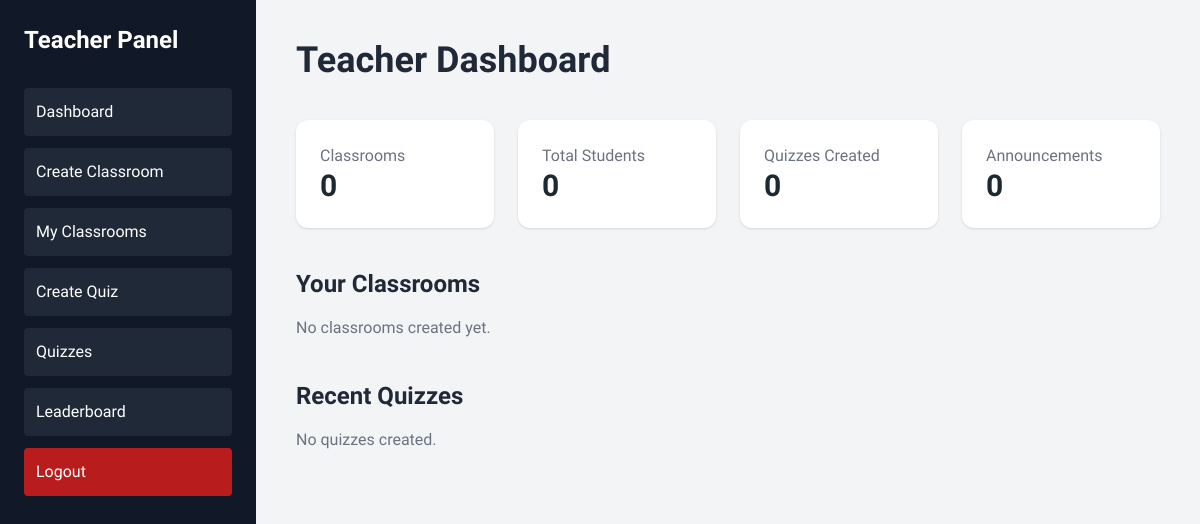
The app's page /accounts/dashboard/ (signed in), older data.
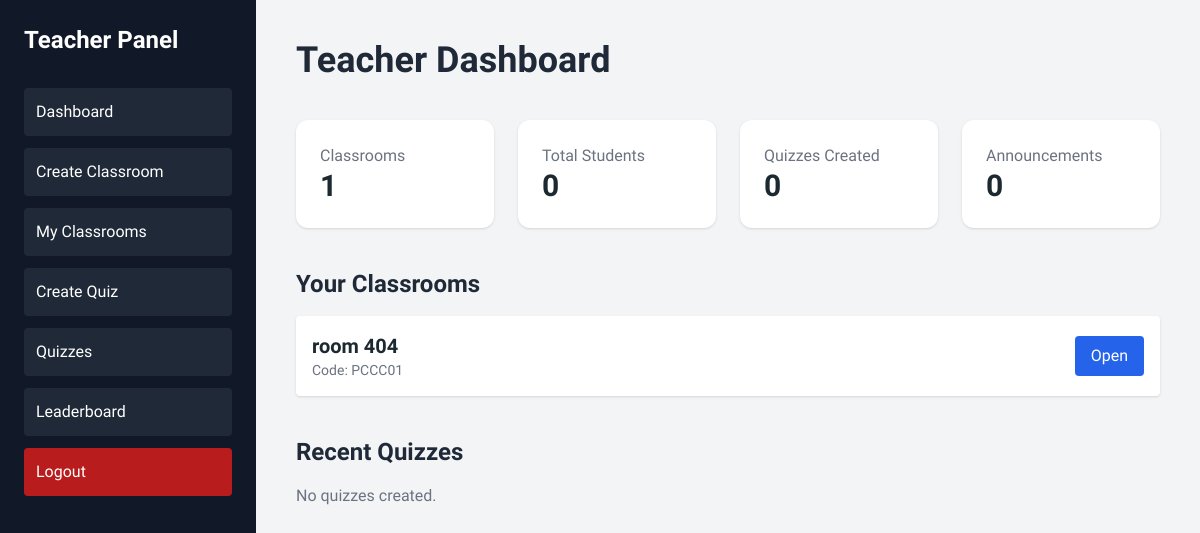
The same page, newer data.
### apps/classroom/models.py (models this page shows, shortened)
class Classroom(models.Model):
    STATUS_CHOICES = (
        ('active', 'Active'),
        ('archived', 'Archived'),
        ('inactive', 'Inactive'),
    )
    teacher = models.ForeignKey(
        User, on_delete=models.CASCADE, related_name='classrooms_taught'
    )
    name = models.CharField(max_length=255)
    description = models.TextField(blank=True, null=True)
    code = models.CharField(max_length=10, unique=True)
    subject = models.CharField(max_length=100)
    grade_level = models.CharField(max_length=50, blank=True, null=True)
    room_number = models.CharField(max_length=50, blank=True, null=True)
    schedule = models.TextField(blank=True, null=True)
    status = models.CharField(max_length=20, choices=STATUS_CHOICES, default='active')
    max_students = models.IntegerField(default=50)
    banner_image = models.ImageField(upload_to='classrooms/', blank=True, null=True)
    created_at = models.DateTimeField(auto_now_add=True)
    updated_at = models.DateTimeField(auto_now=True)
    class Meta:
        ordering = ['-created_at']
        indexes = [
            models.Index(fields=['teacher', '-created_at']),
            models.Index(fields=['code']),
        ]

### apps/accounts/views.py (the view, shortened to what this page needs)
# urls.py: path('dashboard/', views.dashboard, name='dashboard'),
@login_required
def dashboard(request):
    user = request.user
    profile = user.profile
    stats = user.gamification_stats
    activities = user.activities.all()[:10]
    if profile.role == "teacher":
        classrooms = user.classrooms_taught.all()
        total_students = sum(c.members.count() for c in classrooms)
        from apps.quizes.models import Quiz
        quizzes = Quiz.objects.filter(teacher=user)
        from apps.classroom.models import AnnouncementBoard
        announcements = sum(c.announcements.count() for c in classrooms)
        return render(request, "teacher/dashboard.html", {
            "profile": profile,
            "stats": stats,
            "activities": activities,
            "classrooms": classrooms,
            "total_students": total_students,
            "quizzes": quizzes,
            "announcements": announcements,
        })

### apps/classroom/templates/teacher/dashboard.html (shortened to what this page needs)
{% extends "base.html" %}
{% block content %}
<div class="flex min-h-screen bg-gray-100">
    <aside class="w-64 bg-gray-900 text-white p-6">
        <h2 class="text-2xl font-bold mb-8">Teacher Panel</h2>
        <nav class="space-y-3 flex flex-col">
            <a href="{% url 'dashboard' %}"
               class="block bg-gray-800 hover:bg-gray-700 p-3 rounded transition">
                Dashboard
            </a>
            <a href="{% url 'create_classroom' %}"
               class="block bg-gray-800 hover:bg-gray-700 p-3 rounded transition">
                Create Classroom
            </a>
            <a href="{% url 'classroom_list' %}"
               class="block bg-gray-800 hover:bg-gray-700 p-3 rounded transition">
                My Classrooms
            </a>
            <a href="{% url 'create_quiz' %}"
               class="block bg-gray-800 hover:bg-gray-700 p-3 rounded transition">
                Create Quiz
            </a>
            <a href="{% url 'quiz_list' %}"
               class="block bg-gray-800 hover:bg-gray-700 p-3 rounded transition">
                Quizzes
            </a>
            <a href="{% url 'leaderboard' %}"
               class="block bg-gray-800 hover:bg-gray-700 p-3 rounded transition">
                Leaderboard
            </a>
            <a href="{% url 'logout' %}"
               class="block bg-red-700 hover:bg-red-600 p-3 rounded transition">
                Logout
            </a>
        </nav>
    </aside>
    <main class="flex-1 p-10">
        <h1 class="text-4xl font-extrabold text-gray-800 mb-10">
            Teacher Dashboard
        </h1>
        <div class="grid grid-cols-1 md:grid-cols-4 gap-6 mb-10">
            <div class="p-6 bg-white shadow rounded-lg">
                <p class="text-gray-500">Classrooms</p>
                <h2 class="text-3xl font-bold">{{ classrooms.count }}</h2>
            </div>
            <div class="p-6 bg-white shadow rounded-lg">
                <p class="text-gray-500">Total Students</p>
                <h2 class="text-3xl font-bold">{{ total_students }}</h2>
            </div>
            <div class="p-6 bg-white shadow rounded-lg">
                <p class="text-gray-500">Quizzes Created</p>
                <h2 class="text-3xl font-bold">{{ quizzes.count }}</h2>
            </div>
            <div class="p-6 bg-white shadow rounded-lg">
                <p class="text-gray-500">Announcements</p>
                <h2 class="text-3xl font-bold">{{ announcements }}</h2>
            </div>
        </div>
        <h2 class="text-2xl font-bold mb-4 text-gray-800">Your Classrooms</h2>
        <div class="space-y-4 mb-10">
            {% for c in classrooms %}
                <div class="p-4 bg-white shadow rounded flex justify-between items-center">
                    <div>
                        <p class="text-xl font-semibold">{{ c.name }}</p>
                        <p class="text-gray-500 text-sm">Code: {{ c.code }}</p>
                    </div>
                    <a href="{% url 'classroom_detail' c.id %}"
                       class="px-4 py-2 bg-blue-600 hover:bg-blue-700 text-white rounded">
                        Open
                    </a>
                </div>
            {% empty %}
                <p class="text-gray-500">No classrooms created yet.</p>
            {% endfor %}
        </div>
        <h2 class="text-2xl font-bold mb-4 text-gray-800">Recent Quizzes</h2>
        <div class="space-y-4">
            {% for q in quizzes %}
                <div class="p-4 bg-white shadow rounded flex justify-between items-center">
                    <p class="text-lg">{{ q.title }}</p>
                    <a href="{% url 'teacher_view_responses' q.id %}"
                       class="text-blue-600 hover:text-blue-800 font-semibold">
                        View Responses
                    </a>
                </div>
            {% empty %}
                <p class="text-gray-500">No quizzes created.</p>
            {% endfor %}
        </div>
    </main>
</div>
{% endblock %}

### apps/classroom/templates/base.html (shortened to what this page needs)
{% load static %}
<!DOCTYPE html>
<html lang="en">
<head>
  <script src="https://cdn.tailwindcss.com"></script>
    <script src="https://cdn.tailwindcss.com"></script>
</head>
<body class="min-h-screen">
    {% block content %}
    {% endblock content %}
</body>
</html>

Row changes from the older to the newer data that the page shows:
added Classroom: name "room 404", code "PCCC01"
Text that changed along with them:
{{ classrooms.count }}: "0" → "1"
text no longer shown: "No classrooms created yet."
